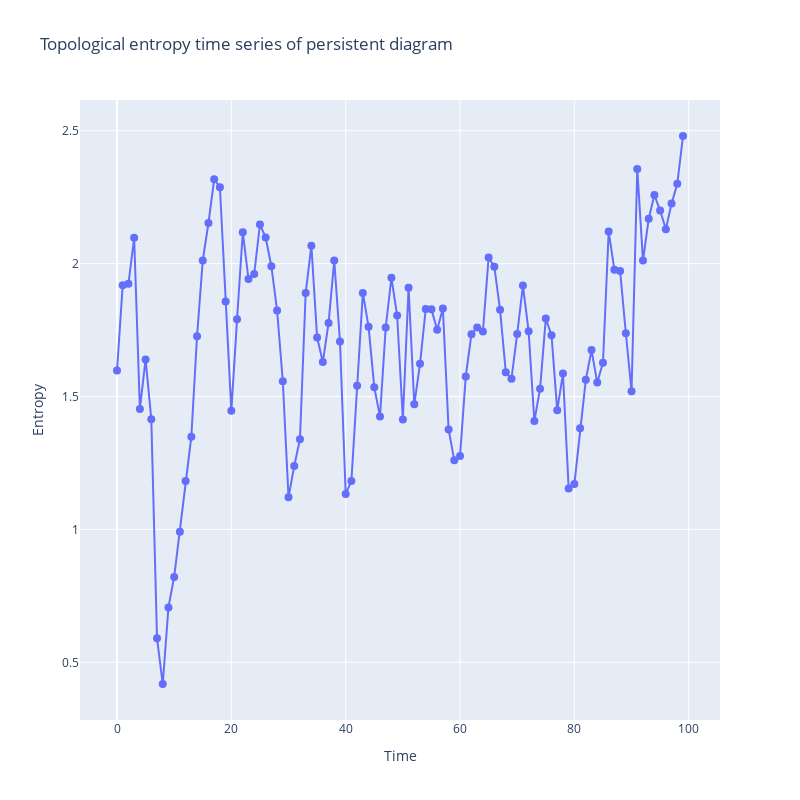

Write notebook code for a chart like this one.
### Markdown cell above
Now we can calculate the topological entropy of dimension 0 for each point cloud, for this we first calculate the persistence diagram, limit the bars that go to infinity and calculate the entropy. Finally we can plot the time series of the topology of how robots are located in each time and how they are moving.

Keep in mind that the first instant will have a very large entropy, or one of the largest, since by default Navground gives them very dispersed at the beginning of the experiment.

P.S: We have created the time series plot in matplotlib and plotly to to know the instants of time that are of interest to study.

### Code cell
entropias=[]
for i in range(instantes):
    nube_puntos=ps[i,:,:2]
    persistence = fu.calculaDiagramaPersistencia(nube_puntos,0,"alpha")
    persistenciaL = fu.limitaDiagrama(persistence,maxd,remove=True)
    entropias.append(fu.calculaEntropia(persistenciaL))
    
fu.dibujaEntropyTimeSerie(entropias)
fu.dibujaEntropyTimeSerieInteractive(entropias)

### Figure 1 — Plotly figure (JSON) as saved in the notebook; plotly's stock layout.template omitted (floating-point values rounded to 4 significant figures)
{"data": [{"marker": {"size": 8}, "mode": "lines+markers", "type": "scatter", "x": [0, 1, 2, 3, 4, 5, 6, 7, 8, 9, 10, 11, 12, 13, 14, 15, 16, 17, 18, 19, 20, 21, 22, 23, 24, 25, 26, 27, 28, 29, 30, 31, 32, 33, 34, 35, 36, 37, 38, 39, 40, 41, 42, 43, 44, 45, 46, 47, 48, 49, 50, 51, 52, 53, 54, 55, 56, 57, 58, 59, 60, 61, 62, 63, 64, 65, 66, 67, 68, 69, 70, 71, 72, 73, 74, 75, 76, 77, 78, 79, 80, 81, 82, 83, 84, 85, 86, 87, 88, 89, 90, 91, 92, 93, 94, 95, 96, 97, 98, 99], "y": [1.598, 1.919, 1.924, 2.097, 1.454, 1.639, 1.415, 0.5905, 0.4184, 0.7066, 0.8212, 0.9912, 1.182, 1.349, 1.727, 2.012, 2.153, 2.317, 2.287, 1.858, 1.447, 1.791, 2.118, 1.942, 1.961, 2.147, 2.098, 1.99, 1.824, 1.558, 1.121, 1.238, 1.339, 1.889, 2.067, 1.723, 1.63, 1.776, 2.011, 1.707, 1.133, 1.182, 1.541, 1.89, 1.763, 1.535, 1.425, 1.76, 1.947, 1.805, 1.414, 1.909, 1.471, 1.623, 1.829, 1.828, 1.751, 1.832, 1.376, 1.26, 1.277, 1.576, 1.735, 1.76, 1.745, 2.023, 1.988, 1.827, 1.592, 1.567, 1.735, 1.918, 1.745, 1.408, 1.529, 1.793, 1.73, 1.448, 1.586, 1.154, 1.171, 1.38, 1.563, 1.675, 1.552, 1.627, 2.121, 1.977, 1.973, 1.738, 1.52, 2.357, 2.012, 2.169, 2.258, 2.2, 2.13, 2.226, 2.3, 2.48]}], "layout": {"autosize": false, "height": 800, "title": {"text": "Topological entropy time series of persistent diagram"}, "width": 800, "xaxis": {"title": {"text": "Time"}}, "yaxis": {"title": {"text": "Entropy"}}}}
